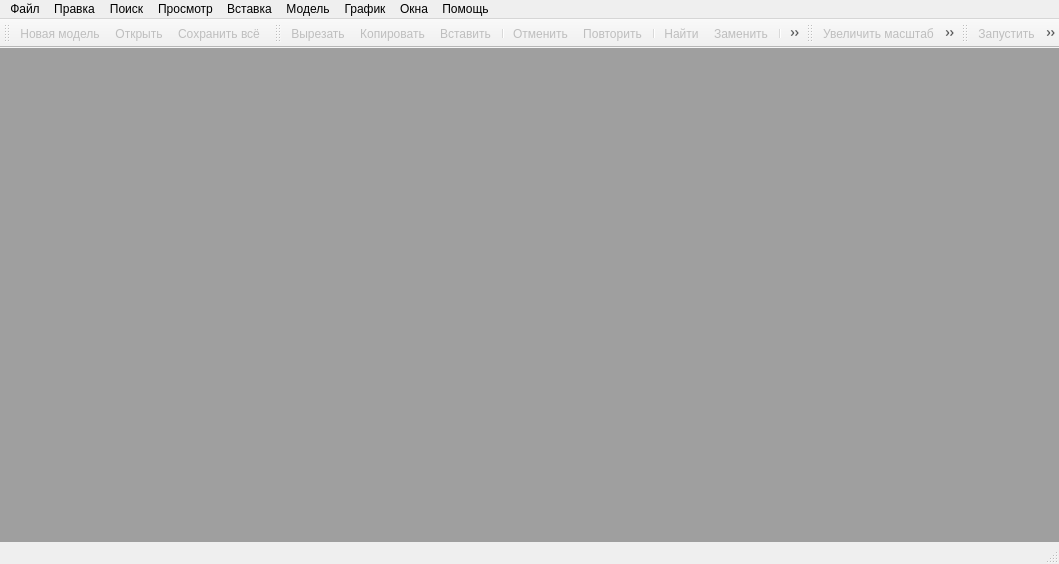
<?xml version="1.0" encoding="UTF-8"?>
<ui version="4.0">
 <class>MainWindow</class>
 <widget class="QMainWindow" name="MainWindow">
  <property name="geometry">
   <rect>
    <x>0</x>
    <y>0</y>
    <width>1059</width>
    <height>564</height>
   </rect>
  </property>
  <property name="windowTitle">
   <string>RAO Studio</string>
  </property>
  <property name="windowIcon">
   <iconset resource="../rdo_studio.qrc">
    <normaloff>:/images/images/logo.png</normaloff>:/images/images/logo.png</iconset>
  </property>
  <widget class="QWidget" name="centralwidget">
   <layout class="QVBoxLayout" name="verticalLayout">
    <property name="spacing">
     <number>0</number>
    </property>
    <property name="margin">
     <number>0</number>
    </property>
    <item>
     <widget class="QMdiArea" name="mdiArea"/>
    </item>
   </layout>
  </widget>
  <widget class="QStatusBar" name="statusbar">
   <property name="styleSheet">
    <string notr="true">QStatusBar::item {
border: none;
}</string>
   </property>
  </widget>
  <widget class="QMenuBar" name="menubar">
   <property name="geometry">
    <rect>
     <x>0</x>
     <y>0</y>
     <width>1059</width>
     <height>21</height>
    </rect>
   </property>
   <widget class="QMenu" name="menuFile">
    <property name="title">
     <string>Файл</string>
    </property>
    <widget class="QMenu" name="menuFileReopen">
     <property name="enabled">
      <bool>false</bool>
     </property>
     <property name="title">
      <string>Недавние</string>
     </property>
     <addaction name="action"/>
    </widget>
    <addaction name="actFileNew"/>
    <addaction name="actFileOpen"/>
    <addaction name="menuFileReopen"/>
    <addaction name="actFileClose"/>
    <addaction name="separator"/>
    <addaction name="actFileSaveAll"/>
    <addaction name="separator"/>
    <addaction name="actFileExit"/>
   </widget>
   <widget class="QMenu" name="menuHelp">
    <property name="title">
     <string>Помощь</string>
    </property>
    <addaction name="actHelpContext"/>
    <addaction name="actHelpWhatsNew"/>
    <addaction name="separator"/>
    <addaction name="actHelpAbout"/>
   </widget>
   <widget class="QMenu" name="menuEdit">
    <property name="title">
     <string>Правка</string>
    </property>
    <addaction name="actEditUndo"/>
    <addaction name="actEditRedo"/>
    <addaction name="separator"/>
    <addaction name="actEditCut"/>
    <addaction name="actEditCopy"/>
    <addaction name="actEditPaste"/>
    <addaction name="actEditDel"/>
    <addaction name="separator"/>
    <addaction name="actEditSelectAll"/>
    <addaction name="separator"/>
    <addaction name="actEditUpperCase"/>
    <addaction name="actEditLowerCase"/>
    <addaction name="actEditCommentSelection"/>
    <addaction name="actEditCompleteWord"/>
   </widget>
   <widget class="QMenu" name="menuSearch">
    <property name="title">
     <string>Поиск</string>
    </property>
    <addaction name="actSearchFind"/>
    <addaction name="actSearchFindNext"/>
    <addaction name="actSearchFindPrevious"/>
    <addaction name="actSearchReplace"/>
    <addaction name="separator"/>
    <addaction name="actSearchFindInModel"/>
    <addaction name="separator"/>
    <addaction name="actSearchBookmarksToggle"/>
    <addaction name="actSearchBookmarkNext"/>
    <addaction name="actSearchBookmarkPrev"/>
    <addaction name="actSearchBookmarksClearAll"/>
    <addaction name="separator"/>
    <addaction name="actSearchGotoLine"/>
   </widget>
   <widget class="QMenu" name="menuView">
    <property name="title">
     <string>Просмотр</string>
    </property>
    <addaction name="actViewToggleAllFolds"/>
    <addaction name="actViewToggleCurrentFold"/>
    <addaction name="separator"/>
    <addaction name="actViewShowWhiteSpace"/>
    <addaction name="actViewShowEndOfLine"/>
    <addaction name="separator"/>
    <addaction name="actViewZoomInc"/>
    <addaction name="actViewZoomDec"/>
    <addaction name="actViewZoomAuto"/>
    <addaction name="actViewZoomReset"/>
    <addaction name="separator"/>
    <addaction name="actViewSettings"/>
   </widget>
   <widget class="QMenu" name="menuInsert">
    <property name="title">
     <string>Вставка</string>
    </property>
   </widget>
   <widget class="QMenu" name="menuModel">
    <property name="title">
     <string>Модель</string>
    </property>
    <addaction name="actModelBuild"/>
    <addaction name="actModelRun"/>
    <addaction name="actModelStop"/>
    <addaction name="separator"/>
    <addaction name="actModelRuntimeMaxSpeed"/>
    <addaction name="actModelRuntimeJump"/>
    <addaction name="actModelRuntimeSync"/>
    <addaction name="actModelRuntimePause"/>
    <addaction name="separator"/>
    <addaction name="actModelShowRateInc"/>
    <addaction name="actModelShowRateIncFour"/>
    <addaction name="actModelShowRateDecFour"/>
    <addaction name="actModelShowRateDec"/>
    <addaction name="separator"/>
    <addaction name="actModelFrameNext"/>
    <addaction name="actModelFramePrev"/>
   </widget>
   <widget class="QMenu" name="menuChart">
    <property name="title">
     <string>График</string>
    </property>
    <addaction name="actChartFindInChart"/>
    <addaction name="actChartAddToNewChart"/>
    <addaction name="separator"/>
    <addaction name="actChartTimeWrap"/>
    <addaction name="separator"/>
    <addaction name="actChartOptions"/>
   </widget>
   <widget class="QMenu" name="menuWindow">
    <property name="title">
     <string>Окна</string>
    </property>
    <addaction name="actWindowCascade"/>
    <addaction name="actWindowTitleHorzontal"/>
    <addaction name="actWindowArrange"/>
   </widget>
   <addaction name="menuFile"/>
   <addaction name="menuEdit"/>
   <addaction name="menuSearch"/>
   <addaction name="menuView"/>
   <addaction name="menuInsert"/>
   <addaction name="menuModel"/>
   <addaction name="menuChart"/>
   <addaction name="menuWindow"/>
   <addaction name="menuHelp"/>
  </widget>
  <widget class="QToolBar" name="toolBarFile">
   <property name="windowTitle">
    <string>Файл</string>
   </property>
   <property name="iconSize">
    <size>
     <width>16</width>
     <height>15</height>
    </size>
   </property>
   <attribute name="toolBarArea">
    <enum>TopToolBarArea</enum>
   </attribute>
   <attribute name="toolBarBreak">
    <bool>false</bool>
   </attribute>
   <addaction name="actFileNew"/>
   <addaction name="actFileOpen"/>
   <addaction name="actFileSaveAll"/>
  </widget>
  <widget class="QToolBar" name="toolBarEdit">
   <property name="windowTitle">
    <string>Редактирование</string>
   </property>
   <property name="iconSize">
    <size>
     <width>16</width>
     <height>15</height>
    </size>
   </property>
   <attribute name="toolBarArea">
    <enum>TopToolBarArea</enum>
   </attribute>
   <attribute name="toolBarBreak">
    <bool>false</bool>
   </attribute>
   <addaction name="actEditCut"/>
   <addaction name="actEditCopy"/>
   <addaction name="actEditPaste"/>
   <addaction name="separator"/>
   <addaction name="actEditUndo"/>
   <addaction name="actEditRedo"/>
   <addaction name="separator"/>
   <addaction name="actSearchFind"/>
   <addaction name="actSearchReplace"/>
   <addaction name="separator"/>
   <addaction name="actSearchBookmarkPrev"/>
   <addaction name="actSearchBookmarkNext"/>
  </widget>
  <widget class="QToolBar" name="toolBarZoom">
   <property name="windowTitle">
    <string>Масштаб</string>
   </property>
   <property name="iconSize">
    <size>
     <width>16</width>
     <height>15</height>
    </size>
   </property>
   <attribute name="toolBarArea">
    <enum>TopToolBarArea</enum>
   </attribute>
   <attribute name="toolBarBreak">
    <bool>false</bool>
   </attribute>
   <addaction name="actViewZoomInc"/>
   <addaction name="actViewZoomDec"/>
   <addaction name="actViewZoomAuto"/>
   <addaction name="actViewZoomReset"/>
  </widget>
  <widget class="QToolBar" name="toolBarModel">
   <property name="windowTitle">
    <string>Модель</string>
   </property>
   <property name="iconSize">
    <size>
     <width>16</width>
     <height>15</height>
    </size>
   </property>
   <attribute name="toolBarArea">
    <enum>TopToolBarArea</enum>
   </attribute>
   <attribute name="toolBarBreak">
    <bool>false</bool>
   </attribute>
   <addaction name="actModelRun"/>
   <addaction name="actModelStop"/>
   <addaction name="separator"/>
   <addaction name="actModelRuntimeMaxSpeed"/>
   <addaction name="actModelRuntimeJump"/>
   <addaction name="actModelRuntimeSync"/>
   <addaction name="actModelRuntimePause"/>
   <addaction name="separator"/>
   <addaction name="actModelShowRateInc"/>
   <addaction name="actModelShowRateIncFour"/>
   <addaction name="actModelShowRateDecFour"/>
   <addaction name="actModelShowRateDec"/>
   <addaction name="separator"/>
   <addaction name="actModelFrameNext"/>
   <addaction name="actModelFramePrev"/>
  </widget>
  <action name="actFileNew">
   <property name="enabled">
    <bool>false</bool>
   </property>
   <property name="icon">
    <iconset resource="../rdo_studio.qrc">
     <normaloff>:/images/images/file_new.png</normaloff>
     <disabledoff>:/images/images/file_new_d.png</disabledoff>:/images/images/file_new.png</iconset>
   </property>
   <property name="text">
    <string>Новая модель...</string>
   </property>
   <property name="shortcut">
    <string>Ctrl+N</string>
   </property>
  </action>
  <action name="actFileOpen">
   <property name="enabled">
    <bool>false</bool>
   </property>
   <property name="icon">
    <iconset resource="../rdo_studio.qrc">
     <normaloff>:/images/images/file_open.png</normaloff>
     <disabledoff>:/images/images/file_open_d.png</disabledoff>:/images/images/file_open.png</iconset>
   </property>
   <property name="text">
    <string>Открыть...</string>
   </property>
   <property name="shortcut">
    <string>Ctrl+O</string>
   </property>
  </action>
  <action name="actFileClose">
   <property name="enabled">
    <bool>false</bool>
   </property>
   <property name="text">
    <string>Закрыть</string>
   </property>
  </action>
  <action name="actFileSaveAll">
   <property name="enabled">
    <bool>false</bool>
   </property>
   <property name="icon">
    <iconset resource="../rdo_studio.qrc">
     <normaloff>:/images/images/file_save_all.png</normaloff>
     <disabledoff>:/images/images/file_save_all_d.png</disabledoff>:/images/images/file_save_all.png</iconset>
   </property>
   <property name="text">
    <string>Сохранить всё</string>
   </property>
   <property name="shortcut">
    <string>Ctrl+S</string>
   </property>
  </action>
  <action name="actFileExit">
   <property name="text">
    <string>Выход</string>
   </property>
  </action>
  <action name="actHelpContext">
   <property name="enabled">
    <bool>false</bool>
   </property>
   <property name="icon">
    <iconset resource="../rdo_studio.qrc">
     <normaloff>:/images/images/help_context.png</normaloff>:/images/images/help_context.png</iconset>
   </property>
   <property name="text">
    <string>Контекстная справка</string>
   </property>
   <property name="shortcut">
    <string>F1</string>
   </property>
  </action>
  <action name="actHelpAbout">
   <property name="icon">
    <iconset resource="../rdo_studio.qrc">
     <normaloff>:/images/images/about.png</normaloff>:/images/images/about.png</iconset>
   </property>
   <property name="text">
    <string>О программе...</string>
   </property>
  </action>
  <action name="actEditUndo">
   <property name="enabled">
    <bool>false</bool>
   </property>
   <property name="icon">
    <iconset resource="../rdo_studio.qrc">
     <normaloff>:/images/images/edit_undo.png</normaloff>
     <disabledoff>:/images/images/edit_undo_d.png</disabledoff>:/images/images/edit_undo.png</iconset>
   </property>
   <property name="text">
    <string>Отменить</string>
   </property>
   <property name="shortcut">
    <string>Ctrl+Z</string>
   </property>
  </action>
  <action name="actEditRedo">
   <property name="enabled">
    <bool>false</bool>
   </property>
   <property name="icon">
    <iconset resource="../rdo_studio.qrc">
     <normaloff>:/images/images/edit_redo.png</normaloff>
     <disabledoff>:/images/images/edit_redo_d.png</disabledoff>:/images/images/edit_redo.png</iconset>
   </property>
   <property name="text">
    <string>Повторить</string>
   </property>
   <property name="shortcut">
    <string>Ctrl+Y</string>
   </property>
  </action>
  <action name="actEditCut">
   <property name="enabled">
    <bool>false</bool>
   </property>
   <property name="icon">
    <iconset resource="../rdo_studio.qrc">
     <normaloff>:/images/images/edit_cut.png</normaloff>
     <disabledoff>:/images/images/edit_cut_d.png</disabledoff>:/images/images/edit_cut.png</iconset>
   </property>
   <property name="text">
    <string>Вырезать</string>
   </property>
   <property name="shortcut">
    <string>Ctrl+X</string>
   </property>
  </action>
  <action name="actEditCopy">
   <property name="enabled">
    <bool>false</bool>
   </property>
   <property name="icon">
    <iconset resource="../rdo_studio.qrc">
     <normaloff>:/images/images/edit_copy.png</normaloff>
     <disabledoff>:/images/images/edit_copy_d.png</disabledoff>:/images/images/edit_copy.png</iconset>
   </property>
   <property name="text">
    <string>Копировать</string>
   </property>
   <property name="shortcut">
    <string>Ctrl+C</string>
   </property>
  </action>
  <action name="actEditPaste">
   <property name="enabled">
    <bool>false</bool>
   </property>
   <property name="icon">
    <iconset resource="../rdo_studio.qrc">
     <normaloff>:/images/images/edit_paste.png</normaloff>
     <disabledoff>:/images/images/edit_paste_d.png</disabledoff>:/images/images/edit_paste.png</iconset>
   </property>
   <property name="text">
    <string>Вставить</string>
   </property>
   <property name="shortcut">
    <string>Ctrl+V</string>
   </property>
  </action>
  <action name="actEditDel">
   <property name="enabled">
    <bool>false</bool>
   </property>
   <property name="text">
    <string>Удалить</string>
   </property>
   <property name="shortcut">
    <string>Del</string>
   </property>
  </action>
  <action name="actEditSelectAll">
   <property name="enabled">
    <bool>false</bool>
   </property>
   <property name="text">
    <string>Выделить все</string>
   </property>
   <property name="shortcut">
    <string>Ctrl+A</string>
   </property>
  </action>
  <action name="actEditUpperCase">
   <property name="enabled">
    <bool>false</bool>
   </property>
   <property name="text">
    <string>В верхний регистр</string>
   </property>
   <property name="shortcut">
    <string>Ctrl+Shift+U</string>
   </property>
  </action>
  <action name="actEditLowerCase">
   <property name="enabled">
    <bool>false</bool>
   </property>
   <property name="text">
    <string>В нижний регистр</string>
   </property>
   <property name="shortcut">
    <string>Ctrl+U</string>
   </property>
  </action>
  <action name="actEditCommentSelection">
   <property name="enabled">
    <bool>false</bool>
   </property>
   <property name="text">
    <string>Закомментировать выделенное</string>
   </property>
   <property name="shortcut">
    <string>Ctrl+Q</string>
   </property>
  </action>
  <action name="actEditCompleteWord">
   <property name="enabled">
    <bool>false</bool>
   </property>
   <property name="text">
    <string>Завершить слово</string>
   </property>
   <property name="shortcut">
    <string>Ctrl+Space</string>
   </property>
  </action>
  <action name="actSearchFind">
   <property name="enabled">
    <bool>false</bool>
   </property>
   <property name="icon">
    <iconset resource="../rdo_studio.qrc">
     <normaloff>:/images/images/search_find.png</normaloff>
     <disabledoff>:/images/images/search_find_d.png</disabledoff>:/images/images/search_find.png</iconset>
   </property>
   <property name="text">
    <string>Найти...</string>
   </property>
   <property name="shortcut">
    <string>Ctrl+F</string>
   </property>
  </action>
  <action name="actSearchFindNext">
   <property name="enabled">
    <bool>false</bool>
   </property>
   <property name="text">
    <string>Найти следующий</string>
   </property>
   <property name="shortcut">
    <string>F3</string>
   </property>
  </action>
  <action name="actSearchFindPrevious">
   <property name="enabled">
    <bool>false</bool>
   </property>
   <property name="text">
    <string>Найти предыдущий</string>
   </property>
   <property name="shortcut">
    <string>Shift+F3</string>
   </property>
  </action>
  <action name="actSearchReplace">
   <property name="enabled">
    <bool>false</bool>
   </property>
   <property name="icon">
    <iconset resource="../rdo_studio.qrc">
     <normaloff>:/images/images/search_replace.png</normaloff>
     <disabledoff>:/images/images/search_replace_d.png</disabledoff>:/images/images/search_replace.png</iconset>
   </property>
   <property name="text">
    <string>Заменить</string>
   </property>
   <property name="shortcut">
    <string>Ctrl+H</string>
   </property>
  </action>
  <action name="actSearchFindInModel">
   <property name="enabled">
    <bool>false</bool>
   </property>
   <property name="text">
    <string>Найти в модели</string>
   </property>
   <property name="shortcut">
    <string>Ctrl+Shift+F</string>
   </property>
  </action>
  <action name="actSearchBookmarksToggle">
   <property name="enabled">
    <bool>false</bool>
   </property>
   <property name="text">
    <string>Поставить/снять закладку</string>
   </property>
   <property name="shortcut">
    <string>Ctrl+F2</string>
   </property>
  </action>
  <action name="actSearchBookmarkNext">
   <property name="enabled">
    <bool>false</bool>
   </property>
   <property name="icon">
    <iconset resource="../rdo_studio.qrc">
     <normaloff>:/images/images/search_bookmark_next.png</normaloff>
     <disabledoff>:/images/images/search_bookmark_next_d.png</disabledoff>:/images/images/search_bookmark_next.png</iconset>
   </property>
   <property name="text">
    <string>Перейти к след. закладке</string>
   </property>
   <property name="shortcut">
    <string>F2</string>
   </property>
  </action>
  <action name="actSearchBookmarkPrev">
   <property name="enabled">
    <bool>false</bool>
   </property>
   <property name="icon">
    <iconset resource="../rdo_studio.qrc">
     <normaloff>:/images/images/search_bookmark_prev.png</normaloff>
     <disabledoff>:/images/images/search_bookmark_prev_d.png</disabledoff>:/images/images/search_bookmark_prev.png</iconset>
   </property>
   <property name="text">
    <string>Перейти к пред. закладке</string>
   </property>
   <property name="shortcut">
    <string>Shift+F2</string>
   </property>
  </action>
  <action name="actSearchBookmarksClearAll">
   <property name="enabled">
    <bool>false</bool>
   </property>
   <property name="text">
    <string>Очистить все закладки</string>
   </property>
   <property name="shortcut">
    <string>Ctrl+Shift+F2</string>
   </property>
  </action>
  <action name="actSearchGotoLine">
   <property name="enabled">
    <bool>false</bool>
   </property>
   <property name="text">
    <string>Перейти на строчку</string>
   </property>
   <property name="shortcut">
    <string>Ctrl+G</string>
   </property>
  </action>
  <action name="actViewToggleAllFolds">
   <property name="enabled">
    <bool>false</bool>
   </property>
   <property name="text">
    <string>Свернуть/развернуть все группы</string>
   </property>
   <property name="shortcut">
    <string>Ctrl+Shift+0</string>
   </property>
  </action>
  <action name="actViewToggleCurrentFold">
   <property name="enabled">
    <bool>false</bool>
   </property>
   <property name="text">
    <string>Свернуть/развернуть текущую группу</string>
   </property>
  </action>
  <action name="actViewShowWhiteSpace">
   <property name="checkable">
    <bool>true</bool>
   </property>
   <property name="enabled">
    <bool>false</bool>
   </property>
   <property name="text">
    <string>Показать пробелы</string>
   </property>
   <property name="shortcut">
    <string>Ctrl+Shift+8</string>
   </property>
  </action>
  <action name="actViewShowEndOfLine">
   <property name="checkable">
    <bool>true</bool>
   </property>
   <property name="enabled">
    <bool>false</bool>
   </property>
   <property name="text">
    <string>Показать символы конца строки</string>
   </property>
   <property name="shortcut">
    <string>Ctrl+Shift+9</string>
   </property>
  </action>
  <action name="actViewZoomInc">
   <property name="enabled">
    <bool>false</bool>
   </property>
   <property name="icon">
    <iconset resource="../rdo_studio.qrc">
     <normaloff>:/images/images/view_zoom_inc.png</normaloff>
     <disabledoff>:/images/images/view_zoom_inc_d.png</disabledoff>:/images/images/view_zoom_inc.png</iconset>
   </property>
   <property name="text">
    <string>Увеличить масштаб</string>
   </property>
   <property name="shortcut">
    <string>Ctrl++</string>
   </property>
  </action>
  <action name="actViewZoomDec">
   <property name="enabled">
    <bool>false</bool>
   </property>
   <property name="icon">
    <iconset resource="../rdo_studio.qrc">
     <normaloff>:/images/images/view_zoom_dec.png</normaloff>
     <disabledoff>:/images/images/view_zoom_dec_d.png</disabledoff>:/images/images/view_zoom_dec.png</iconset>
   </property>
   <property name="text">
    <string>Уменьшить масштаб</string>
   </property>
   <property name="shortcut">
    <string>Ctrl+-</string>
   </property>
  </action>
  <action name="actViewZoomAuto">
   <property name="enabled">
    <bool>false</bool>
   </property>
   <property name="icon">
    <iconset resource="../rdo_studio.qrc">
     <normaloff>:/images/images/view_zoom_auto.png</normaloff>
     <disabledoff>:/images/images/view_zoom_auto_d.png</disabledoff>:/images/images/view_zoom_auto.png</iconset>
   </property>
   <property name="text">
    <string>Автоматический масштаб</string>
   </property>
  </action>
  <action name="actViewZoomReset">
   <property name="enabled">
    <bool>false</bool>
   </property>
   <property name="icon">
    <iconset resource="../rdo_studio.qrc">
     <normaloff>:/images/images/view_zoom_reset.png</normaloff>
     <disabledoff>:/images/images/view_zoom_reset_d.png</disabledoff>:/images/images/view_zoom_reset.png</iconset>
   </property>
   <property name="text">
    <string>Восстановить масштаб</string>
   </property>
   <property name="shortcut">
    <string>Ctrl+/</string>
   </property>
  </action>
  <action name="actViewSettings">
   <property name="text">
    <string>Настройки...</string>
   </property>
  </action>
  <action name="actModelBuild">
   <property name="enabled">
    <bool>false</bool>
   </property>
   <property name="text">
    <string>Скомпилировать</string>
   </property>
   <property name="shortcut">
    <string>F7</string>
   </property>
  </action>
  <action name="actModelRun">
   <property name="enabled">
    <bool>false</bool>
   </property>
   <property name="icon">
    <iconset resource="../rdo_studio.qrc">
     <normaloff>:/images/images/model_run.png</normaloff>
     <disabledoff>:/images/images/model_run_d.png</disabledoff>:/images/images/model_run.png</iconset>
   </property>
   <property name="text">
    <string>Запустить</string>
   </property>
   <property name="shortcut">
    <string>F5</string>
   </property>
  </action>
  <action name="actModelStop">
   <property name="enabled">
    <bool>false</bool>
   </property>
   <property name="icon">
    <iconset resource="../rdo_studio.qrc">
     <normaloff>:/images/images/model_stop.png</normaloff>
     <disabledoff>:/images/images/model_stop_d.png</disabledoff>:/images/images/model_stop.png</iconset>
   </property>
   <property name="text">
    <string>Остановить</string>
   </property>
   <property name="shortcut">
    <string>Shift+F5</string>
   </property>
  </action>
  <action name="actModelRuntimeMaxSpeed">
   <property name="checkable">
    <bool>true</bool>
   </property>
   <property name="enabled">
    <bool>false</bool>
   </property>
   <property name="icon">
    <iconset resource="../rdo_studio.qrc">
     <normaloff>:/images/images/model_runtime_max_speed.png</normaloff>
     <disabledoff>:/images/images/model_runtime_max_speed_d.png</disabledoff>:/images/images/model_runtime_max_speed.png</iconset>
   </property>
   <property name="text">
    <string>Максимальная скорость</string>
   </property>
  </action>
  <action name="actModelRuntimeJump">
   <property name="checkable">
    <bool>true</bool>
   </property>
   <property name="enabled">
    <bool>false</bool>
   </property>
   <property name="icon">
    <iconset resource="../rdo_studio.qrc">
     <normaloff>:/images/images/model_runtime_jump.png</normaloff>
     <disabledoff>:/images/images/model_runtime_jump_d.png</disabledoff>:/images/images/model_runtime_jump.png</iconset>
   </property>
   <property name="text">
    <string>Дискретная имитация</string>
   </property>
  </action>
  <action name="actModelRuntimeSync">
   <property name="checkable">
    <bool>true</bool>
   </property>
   <property name="enabled">
    <bool>false</bool>
   </property>
   <property name="icon">
    <iconset resource="../rdo_studio.qrc">
     <normaloff>:/images/images/model_runtime_sync.png</normaloff>
     <disabledoff>:/images/images/model_runtime_sync_d.png</disabledoff>:/images/images/model_runtime_sync.png</iconset>
   </property>
   <property name="text">
    <string>Синхронная имитация</string>
   </property>
  </action>
  <action name="actModelRuntimePause">
   <property name="checkable">
    <bool>true</bool>
   </property>
   <property name="enabled">
    <bool>false</bool>
   </property>
   <property name="icon">
    <iconset resource="../rdo_studio.qrc">
     <normaloff>:/images/images/model_runtime_pause.png</normaloff>
     <disabledoff>:/images/images/model_runtime_pause_d.png</disabledoff>:/images/images/model_runtime_pause.png</iconset>
   </property>
   <property name="text">
    <string>Пауза</string>
   </property>
  </action>
  <action name="actModelShowRateInc">
   <property name="enabled">
    <bool>false</bool>
   </property>
   <property name="icon">
    <iconset resource="../rdo_studio.qrc">
     <normaloff>:/images/images/model_show_rate_inc.png</normaloff>
     <disabledoff>:/images/images/model_show_rate_inc_d.png</disabledoff>:/images/images/model_show_rate_inc.png</iconset>
   </property>
   <property name="text">
    <string>Увеличить масштаб</string>
   </property>
   <property name="shortcut">
    <string>Alt++</string>
   </property>
  </action>
  <action name="actModelShowRateDec">
   <property name="enabled">
    <bool>false</bool>
   </property>
   <property name="icon">
    <iconset resource="../rdo_studio.qrc">
     <normaloff>:/images/images/model_show_rate_dec.png</normaloff>
     <disabledoff>:/images/images/model_show_rate_dec_d.png</disabledoff>:/images/images/model_show_rate_dec.png</iconset>
   </property>
   <property name="text">
    <string>Уменьшить масштаб</string>
   </property>
   <property name="shortcut">
    <string>Alt+-</string>
   </property>
  </action>
  <action name="actModelFrameNext">
   <property name="enabled">
    <bool>false</bool>
   </property>
   <property name="icon">
    <iconset resource="../rdo_studio.qrc">
     <normaloff>:/images/images/model_frame_next.png</normaloff>
     <disabledoff>:/images/images/model_frame_next_d.png</disabledoff>:/images/images/model_frame_next.png</iconset>
   </property>
   <property name="text">
    <string>След. кадр анимации</string>
   </property>
  </action>
  <action name="actModelFramePrev">
   <property name="enabled">
    <bool>false</bool>
   </property>
   <property name="icon">
    <iconset resource="../rdo_studio.qrc">
     <normaloff>:/images/images/model_frame_prev.png</normaloff>
     <disabledoff>:/images/images/model_frame_prev_d.png</disabledoff>:/images/images/model_frame_prev.png</iconset>
   </property>
   <property name="text">
    <string>Пред. кадр анимации</string>
   </property>
  </action>
  <action name="actChartFindInChart">
   <property name="enabled">
    <bool>false</bool>
   </property>
   <property name="text">
    <string>Поиск на графике</string>
   </property>
  </action>
  <action name="actChartAddToNewChart">
   <property name="enabled">
    <bool>false</bool>
   </property>
   <property name="text">
    <string>Добавить на новый график</string>
   </property>
  </action>
  <action name="actChartTimeWrap">
   <property name="enabled">
    <bool>false</bool>
   </property>
   <property name="text">
    <string>'Схлопнуть' время</string>
   </property>
   <property name="shortcut">
    <string>Ctrl+W</string>
   </property>
  </action>
  <action name="actChartOptions">
   <property name="enabled">
    <bool>false</bool>
   </property>
   <property name="text">
    <string>Настройки</string>
   </property>
  </action>
  <action name="actWindowCascade">
   <property name="enabled">
    <bool>false</bool>
   </property>
   <property name="text">
    <string>Расположить каскадом</string>
   </property>
  </action>
  <action name="actWindowTitleHorzontal">
   <property name="enabled">
    <bool>false</bool>
   </property>
   <property name="text">
    <string>Расположить заголовками</string>
   </property>
  </action>
  <action name="actWindowArrange">
   <property name="enabled">
    <bool>false</bool>
   </property>
   <property name="text">
    <string>Упорядочить свернутые</string>
   </property>
  </action>
  <action name="actModelShowRateIncFour">
   <property name="enabled">
    <bool>false</bool>
   </property>
   <property name="icon">
    <iconset resource="../rdo_studio.qrc">
     <normaloff>:/images/images/model_show_rate_inc_four.png</normaloff>
     <disabledoff>:/images/images/model_show_rate_inc_four_d.png</disabledoff>:/images/images/model_show_rate_inc_four.png</iconset>
   </property>
   <property name="text">
    <string>Увеличить масштаб в 4-ре раза</string>
   </property>
  </action>
  <action name="actModelShowRateDecFour">
   <property name="enabled">
    <bool>false</bool>
   </property>
   <property name="icon">
    <iconset resource="../rdo_studio.qrc">
     <normaloff>:/images/images/model_show_rate_dec_four.png</normaloff>
     <disabledoff>:/images/images/model_show_rate_dec_four_d.png</disabledoff>:/images/images/model_show_rate_dec_four.png</iconset>
   </property>
   <property name="text">
    <string>Уменьшить масштаб в 4-ре раза</string>
   </property>
  </action>
  <action name="action">
   <property name="text">
    <string>Пусто</string>
   </property>
  </action>
  <action name="actHelpWhatsNew">
   <property name="text">
    <string>Что нового</string>
   </property>
  </action>
  <action name="actSearchFindNextCurrent">
   <property name="text">
    <string>Найти следующий текущий</string>
   </property>
   <property name="shortcut">
    <string>Ctrl+F3</string>
   </property>
  </action>
  <action name="actSearchFindPreviousCurrent">
   <property name="text">
    <string>Найти предыдущий текущий</string>
   </property>
   <property name="shortcut">
    <string>Ctrl+Shift+F3</string>
   </property>
  </action>
  <action name="actSearchLogNext">
   <property name="text">
    <string>Перейти к следующему в логе</string>
   </property>
   <property name="shortcut">
    <string>F4</string>
   </property>
  </action>
  <action name="actSearchLogPrev">
   <property name="text">
    <string>Перейти к предыдущему в логе</string>
   </property>
   <property name="shortcut">
    <string>Shift+F4</string>
   </property>
  </action>
 </widget>
 <resources>
  <include location="../rdo_studio.qrc"/>
 </resources>
 <connections/>
</ui>
